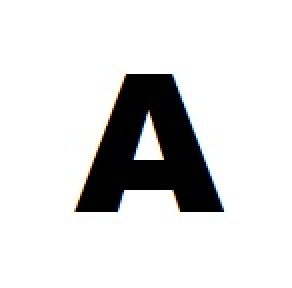
#> input picture A_arial.jpg, 146 x 144 px (shown 2 times larger)
$ python zhangsuen.py   (Python 2 division)   (older library calls are emulated)
#> lines starting #> are read from the running program, lines starting #| are printed output that depends on the picture; after the words box and inside, x2 and y2 are one past the last pixel; in counts of white or black regions, pixels touching at a corner belong together
from scipy import misc
import numpy as np
import copy
import matplotlib.pyplot as plt

img = misc.imread('A_arial.jpg')
#> img is the input picture: shape (144, 146, 3); mean R, G, B 220, 220, 220
bw = np.zeros((img.shape[0], img.shape[1]))

def getBW():
    for row in xrange(img.shape[0]):
        for col in xrange(img.shape[1]):
            if(np.sum(img[row][col]))/3 > 128:
                bw[row][col] = 0
            else:
                bw[row][col] = 1
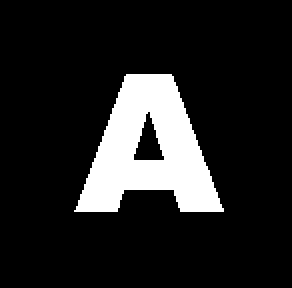
#> bw: shape (144, 146) float64 (shown 2 times larger); values 0 (black) and 1 (white), 13.7% white; 1 white region, box (x1, y1, x2, y2) and area: (37, 37, 112, 106) 2880

def neighbours(x,y,image):
    i = image
    x1, y1, x_1, y_1 = x+1, y-1, x-1, y+1
    return [i[y1][x], i[y1][x1], i[y][x1], i[y_1][x],
            i[y_1][x], i[y_1][x_1], i[y][x_1], i[y1][x_1]]

def transitions(neighbours):
    n = neighbours + neighbours[0:1]
    return sum((n1, n2) == (0,1) for n1,n2 in zip(n, n[1:]))

def zhangsuen(bw):
    changing1 = changing2 = 1
    while changing1 or changing2:
        # step 1
        changing1 = []
        for row in range(1, len(bw)-1):
            for col in range(1, len(bw[row])-1):
                P2,P3,P4,P5,P6,P7,P8,P9 = n = neighbours(row,col,bw)
                if(bw[row][col] == 1 and
                    P4 * P6 * P8 == 0 and
                    P2 * P4 * P6 == 0 and
                    transitions(n) == 1 and
                    2 <= sum(n) <= 6):
                    changing1.append((row,col))
        for col, row in changing1:
            bw[row][col] = 0
        # step 2
        changing2 = []
        for row in range(1, len(bw) - 1):
            for col in range(1, len(bw[row]) - 1):
                P2,P3,P4,P5,P6,P7,P8,P9 = n = neighbours(row,col, bw)
                if (bw[row][col] == 1 and    # (Condition 0)
                    P2 * P6 * P8 == 0 and   # Condition 4
                    P2 * P4 * P8 == 0 and   # Condition 3
                    transitions(n) == 1 and # Condition 2
                    2 <= sum(n) <= 6):      # Condition 1
                    changing2.append((row,col))
        for col, row in changing2:
            bw[row][col] = 0
    return bw

if __name__ == '__main__':
    getBW()
    # print bw[1][1]
    # image = zhangsuen(bw)
    # print image
    n = [1,2,3,4,5,6,7,8]
    p2,p3,p4,p5,p6,p7,p8,p9 = n
    print len(n)
    for i in xrange(len(n)):
        print i
    # [8 lines of commented-out code are left out]

$ run again, with alfabet.jpg copied over A_arial.jpg
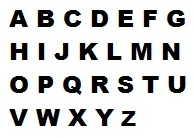
#> input picture alfabet.jpg, 194 x 138 px
#> img is the input picture: shape (138, 194, 3); mean R, G, B 209.9, 210.2, 209.6
#> after the loop in getBW, `for row in xrange(img.shape[0]):`:
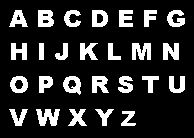
#> bw: shape (138, 194) float64; values 0 (black) and 1 (white), 17.2% white; 26 white regions, largest, box (x1, y1, x2, y2) and area: (36, 109, 60, 126) 265, (132, 43, 151, 60) 248, (38, 10, 54, 27) 224
